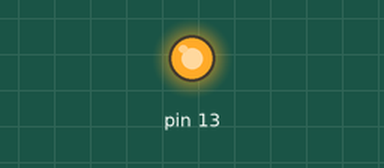
Bench run of a sketch on a simulated Arduino Uno, built with avr-gcc and run on an emulated ATmega328P. On the bench: output pins drawn as LEDs (lit = HIGH). What the sketch prints to the serial monitor is not drawn.

Above: at 1.0 s.
At 5.5 s:
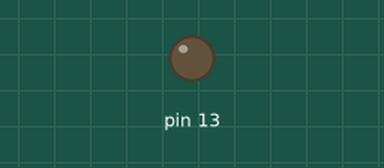
Timing chart, 0 to 6.9 s (numbered marks = the images above):
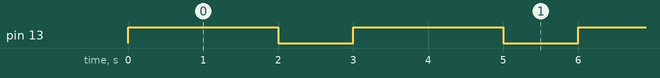

Measured:
- by itself, pin 13: alternates HIGH for 2.0 s and LOW for 1.0 s

The sketch:

Blink485.ino
```cpp
//int EN = 2;

void setup() {
  // initialize digital pin 13 as an output.
  pinMode(13, OUTPUT);
//  pinMode(EN, OUTPUT );
  Serial.begin (4800);
}

// the loop function runs over and over again forever
void loop() {
//  digitalWrite(EN, HIGH ); // enable send
  digitalWrite(13, HIGH);   // turn the LED on (HIGH is the voltage level)
  Serial.print('a');
  delay(2000);              // wait for a second
  digitalWrite(13, LOW);    // turn the LED off by making the voltage LOW
  Serial.print('b');
  delay(1000);              // wait for a second
}
```
